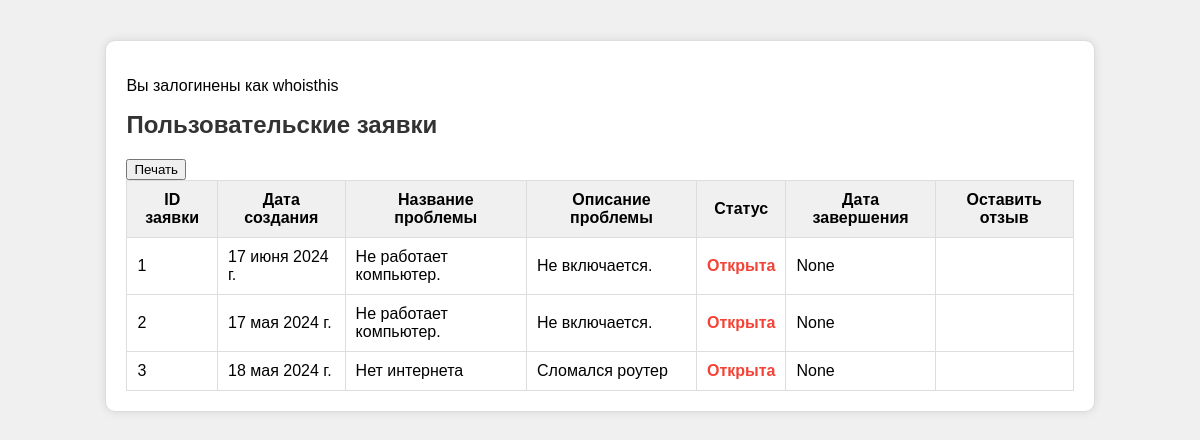
Before: /user_problem/ (signed in) with the older database file.
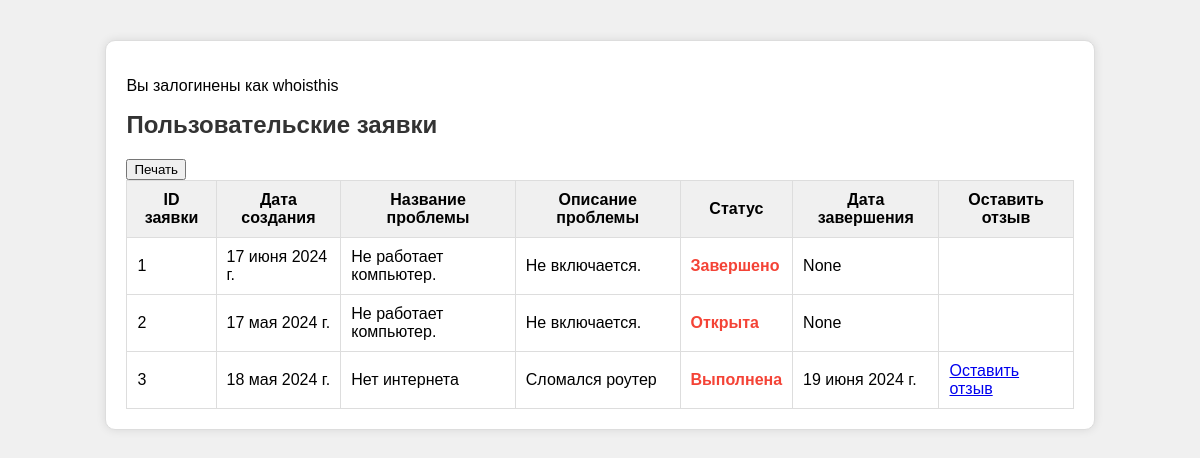
After: the same page with the newer database file.
### techsupport/models.py (models this page shows, shortened)
class Problem(models.Model):
    user = models.ForeignKey(settings.AUTH_USER_MODEL, on_delete=models.CASCADE, null=True, verbose_name="Пользователь")
    id_request = models.AutoField(primary_key=True, verbose_name="id")
    request_from_date = models.DateField(verbose_name="Дата обращения")
    name_of_problem = models.CharField(max_length=80, verbose_name="Наименование")
    description_of_problem = models.CharField(max_length=256, verbose_name="Описание")
    STATUS_CHOICES = (
        ('Открыта', 'Открыта'),
        ('В работе', 'В работе'),
        ('Выполнена', 'Выполнена'),
        ('Отклонена', 'Отклонена'),
        ('Ожидает', 'Ожидает'),
        ('На доработку', 'На доработку'),
    )
    status = models.CharField(max_length=50, choices=STATUS_CHOICES, default='Открыта', blank=True, verbose_name="Статус")
    date_of_finish = models.DateField(null=True, blank=True, verbose_name="Дата завершения")
    class Meta:
        verbose_name = 'Заявка'
        verbose_name_plural = 'Заявки'

### techsupport/views.py (the view)
# urls.py: path('user_problem/', views.user_problem, name='user_problem'),
@login_required
def user_problem(request):
    user_problem = Problem.objects.filter(user=request.user)
    return render(request, 'user_problem.html', {'user_problem': user_problem})

### techsupport/templates/user_problem.html (shortened to what this page needs)
<!DOCTYPE html>
<html lang="ru">
<head>
</head>
<body>
    <div class="container">
        {% if request.user.is_authenticated %}
            <p>Вы залогинены как {{ request.user.username }}</p>
        {% else %}
            <p>Вы не залогинены</p>
        {% endif %}
        <h1>Пользовательские заявки</h1>
        <button class="btn btn-primary" onclick="printTable()">Печать</button>
	<table class="table" id="myTable">
            <thead>
                <tr>
                    <th onclick="sortTable(0)">ID заявки</th>
                    <th onclick="sortTable(1)">Дата создания</th>
                    <th onclick="sortTable(2)">Название проблемы</th>
                    <th onclick="sortTable(3)">Описание проблемы</th>
                    <th onclick="sortTable(4)">Статус</th>
                    <th onclick="sortTable(5)">Дата завершения</th>
					<th>Оставить отзыв</th>
                </tr>
            </thead>
            <tbody>
                {% for problem in user_problem %}
                    <tr>
                        <td>{{ problem.id_request }}</td>
                        <td>{{ problem.request_from_date }}</td>
                        <td>{{ problem.name_of_problem }}</td>
                        <td>{{ problem.description_of_problem }}</td>
                        <td><span class="status {% if problem.status == 'Open' %}open{% else %}closed{% endif %}">{{ problem.status }}</span></td>
                        <td>{{ problem.date_of_finish }}</td>
						{% if problem.status == 'Выполнена' %}
							<td><a href="{% url 'techsupport:feedback_create' problem.id_request %}">Оставить отзыв</a></td>
						{% else %}
							<td></td>
						{% endif %}
                    </tr>
                {% endfor %}
            </tbody>
        </table>
    </div>
</body>
</html>

Changed rows visible on the page:
changed Problem id 1: status "Открыта" → "Завершено"
changed Problem "Нет интернета": status "Открыта" → "Выполнена"; date_of_finish "None" → "19 июня 2024 г."; now shows "Оставить отзыв"
